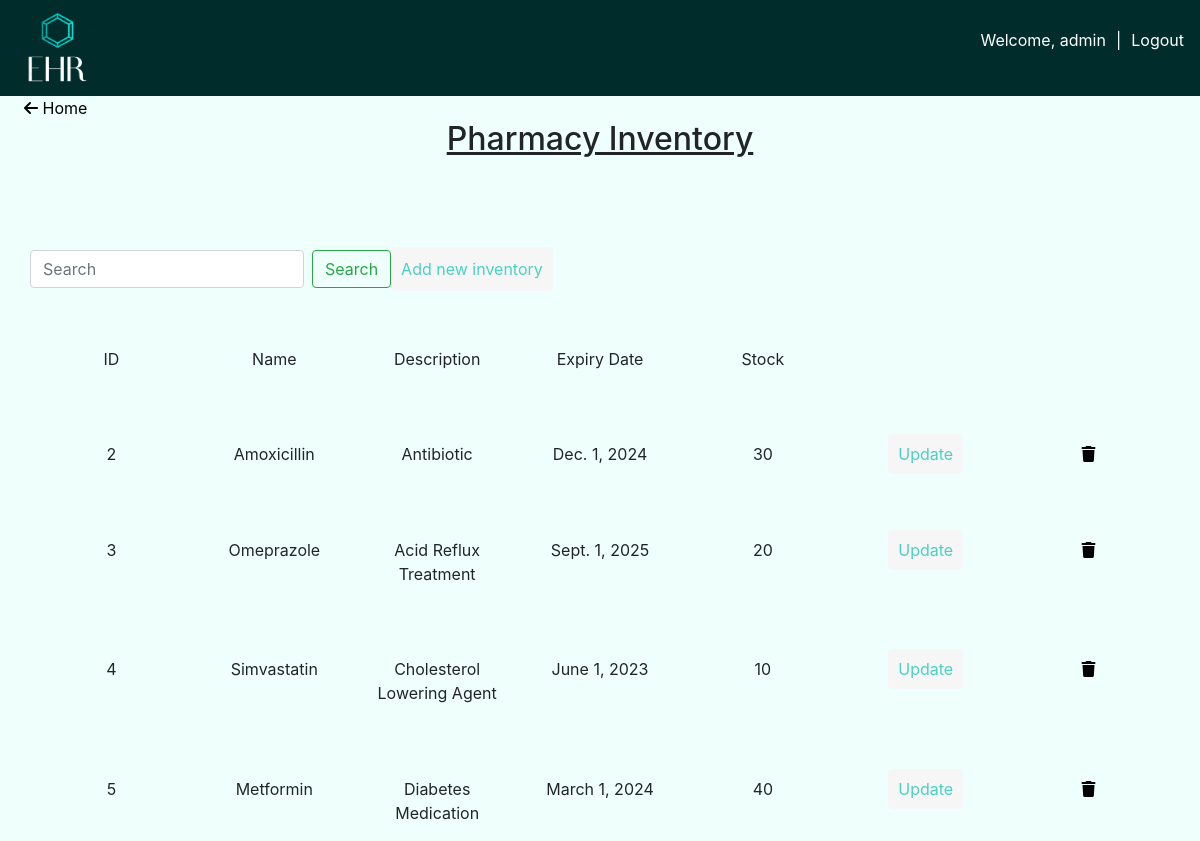
/pharmacy_stock/ (signed in), run on an earlier commit of the app's database.
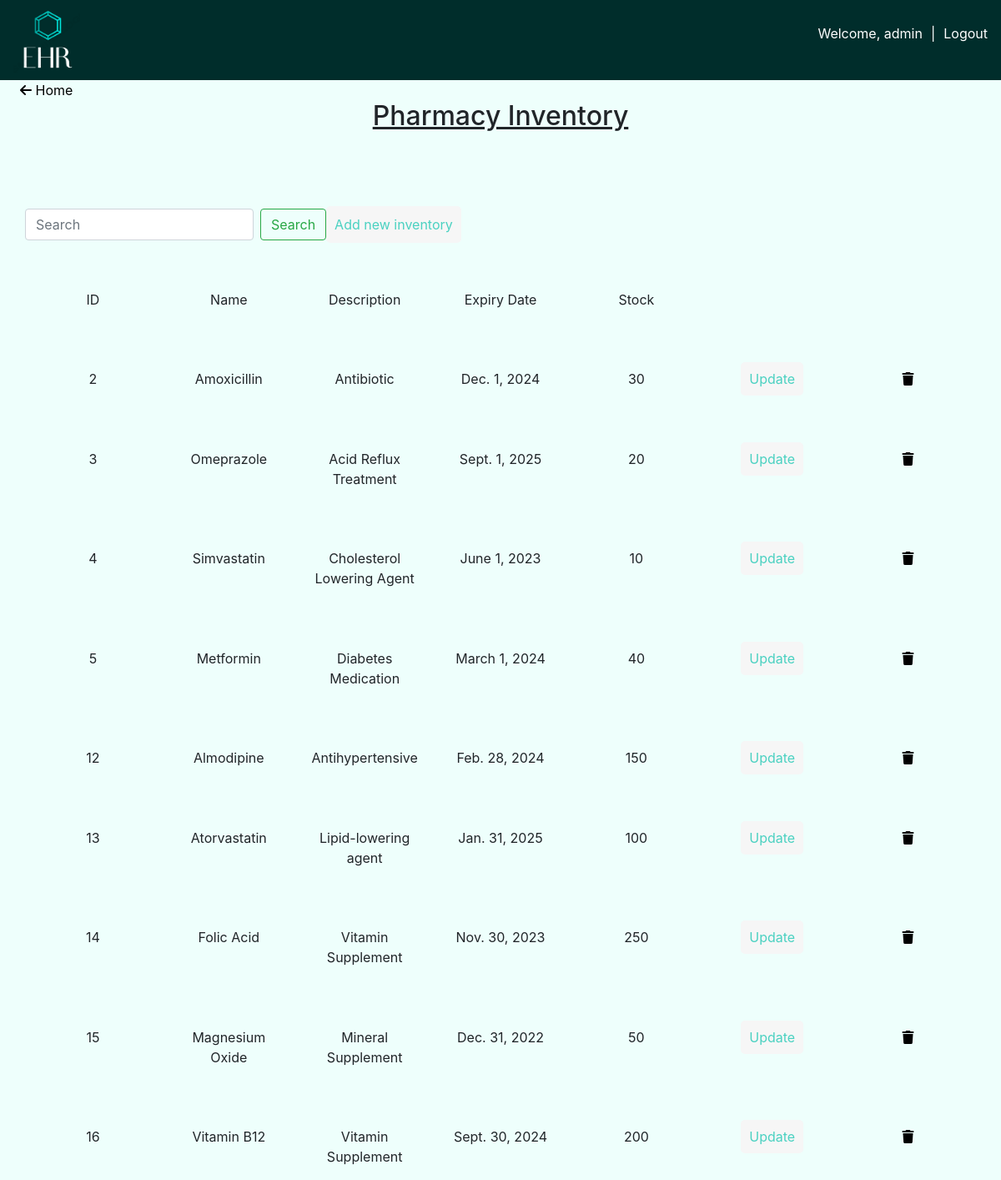
And on a later commit of the database.
### app/models.py (models this page shows, shortened)
class DrugsPharmacy(models.Model):
    drug_name = models.CharField(max_length=100)
    purpose = models.CharField(max_length=500)
    expiry_date = models.DateField()
    stock = models.IntegerField()

### app/views.py (the view)
# urls.py: path('pharmacy_stock/',views.pharmacyStock,name='pharmacy'),
@login_required(login_url='/login')
def pharmacyStock(request):
    query = request.GET.get('q')
    if query:
        drugs = DrugsPharmacy.objects.filter(
            Q(drug_name__icontains=query) |
            Q(purpose__icontains=query)
        )
    else:
        drugs = DrugsPharmacy.objects.all()
    context = {'drugs':drugs}
    return render(request,'app/pharmacyStock.html',context)

### app/templates/app/pharmacyStock.html (shortened to what this page needs)
{% extends 'index.html'%}
{% block content %}
<a href="{% url 'mainpage' %}" class="homebtn"><i class="fa-solid fa-arrow-left"></i> Home</a>
<div class="container">
    <h2 class="title">Pharmacy Inventory</h2>
    <div class="row">
        <form class="form-inline my-2 my-lg-0" method="GET">
            <input class="form-control mr-sm-2" type="text" placeholder="Search" aria-label="Search" name="q" value="{{ request.GET.q }}">
            <button class="btn btn-outline-success my-2 my-sm-0" type="submit">Search</button>
        </form>
        <a class="addPatient_btn" href="{% url 'createInv'%}"> Add new inventory</a>
    </div>
    <div class="row">
        <div class="col col-heading">
            <p>ID</p>
        </div>
        <div class="col col-heading">
            <p>Name</p>
        </div>
        <div class="col col-heading">
            <p>Description</p>
        </div>
        <div class="col col-heading">
            <p>Expiry Date</p>
        </div>
        <div class="col col-heading">
            <p>Stock</p>
        </div>
        <div class="col col-heading">
        </div>
        <div class="col col-heading">
        </div>
    </div>
    {% for drug in drugs %}
    <div class="row">
        <div class="col item">
            <p>{{drug.id}}</p>
        </div>
        <div class="col item">
            <p>{{drug.drug_name}}</p>
        </div>
        <div class="col item">
            <p>{{drug.purpose}}</p>
        </div>
        <div class="col item">
            <p>{{drug.expiry_date}}</p>
        </div>
        <div class="col item">
            <p>{{drug.stock}}</p>
        </div>
        <div class="col item">
            <a class="addPatient_btn" href="{% url 'updateInv' drug.id %}">Update</a>
        </div>
        <div class="col item">
            <a class="delete_btn" href="{%  url 'deleteInv' drug.id %}"><i class="fa-solid fa-trash"></i></a>
        </div>
    </div>
    {% endfor %}
</div>
{% endblock content %}

What changed in the data, as far as the page shows it:
added DrugsPharmacy: id "12", drug_name "Almodipine", purpose "Antihypertensive", expiry_date "Feb. 28, 2024", stock "150"
added DrugsPharmacy: id "13", drug_name "Atorvastatin", purpose "Lipid-lowering agent", expiry_date "Jan. 31, 2025", stock "100"
added DrugsPharmacy: id "14", drug_name "Folic Acid", purpose "Vitamin Supplement", expiry_date "Nov. 30, 2023", stock "250"
added DrugsPharmacy: id "15", drug_name "Magnesium Oxide", purpose "Mineral Supplement", expiry_date "Dec. 31, 2022", stock "50"
added DrugsPharmacy: id "16", drug_name "Vitamin B12", purpose "Vitamin Supplement", expiry_date "Sept. 30, 2024", stock "200"
